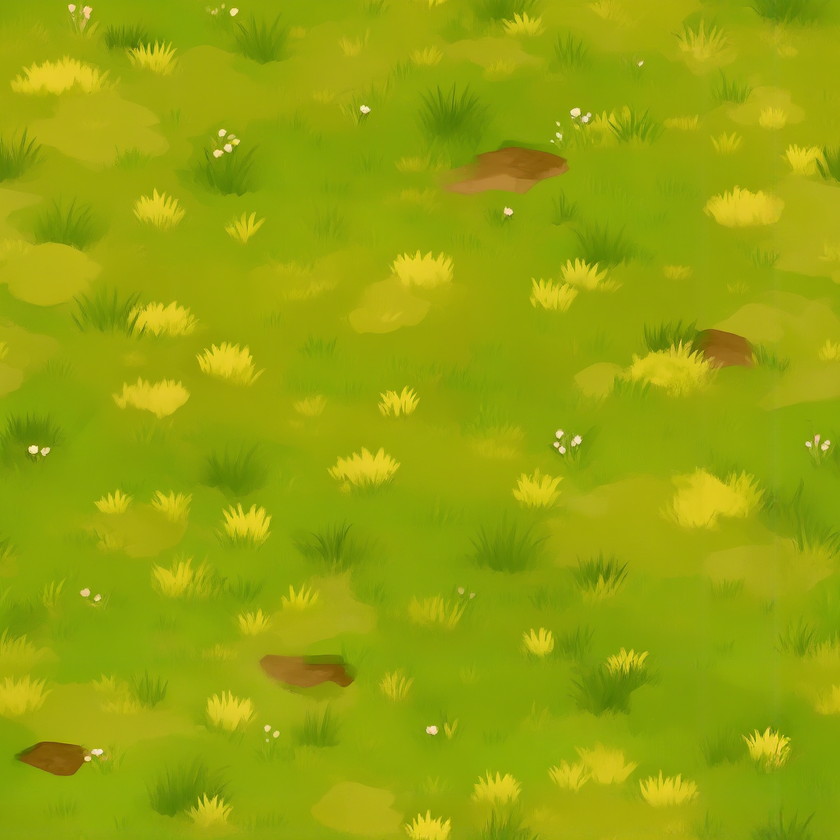
#> input picture content/terrain-studies/source/sage-ground.png, 840 x 840 px, shrunk from 1024 x 1024 before the run, found by its file name
$ python make-dry-meadow.py
#> lines starting #> are read from the running program, lines starting #| are printed output that depends on the picture
"""Derive the dry meadow ground texture from the lush one (#10041): the same painted ground, sun-dried.

The terrain blends its ground layers by weight, so the dry meadow must tile and read at the same scale as
sage-ground; recolouring that texture keeps its brushwork, scale and seamless edges, and only moves its
greens toward straw and dry earth. Deterministic: run again to reproduce the checked-in image.

    python3 scripts/make-dry-meadow.py
"""
import colorsys
import hashlib
import json
from pathlib import Path

from PIL import Image

ROOT = Path(__file__).resolve().parent.parent
FOLDER = ROOT / "content/game/textures/terrain-studies"
SOURCE, TARGET, NAME = FOLDER / "sage-ground.png", FOLDER / "dry-meadow.png", "dry-meadow"

# Greens move toward this hue (straw), keep this share of their saturation, and lift by this much.
STRAW_HUE = 0.115
HUE_PULL = 0.8
SATURATION_KEPT = 0.82
LIGHTEN = 1.14
# Already-brown soil patches keep their own hue.
GREEN_FROM, GREEN_TO = 0.16, 0.45


def dry(r, g, b):
    h, s, v = colorsys.rgb_to_hsv(r / 255, g / 255, b / 255)
    if GREEN_FROM <= h <= GREEN_TO:
        h = h + (STRAW_HUE - h) * HUE_PULL
        s *= SATURATION_KEPT
    v = min(1.0, v * LIGHTEN)
    return tuple(round(c * 255) for c in colorsys.hsv_to_rgb(h, s, v))


def main():
    image = Image.open(SOURCE).convert("RGBA")
    data = image.tobytes()
    pixels = bytearray(len(data))
    for i in range(0, len(data), 4):
        pixels[i:i + 3] = bytes(dry(data[i], data[i + 1], data[i + 2]))
        pixels[i + 3] = data[i + 3]
#> this loop made 705600 passes
#> (i, h in dry, s in dry, v in dry) on passes 2 to 4: (4, 0.131, 0.779, 0.711), (8, 0.132, 0.774, 0.715), (12, 0.131, 0.774, 0.711)
    out = Image.frombytes("RGBA", image.size, bytes(pixels))
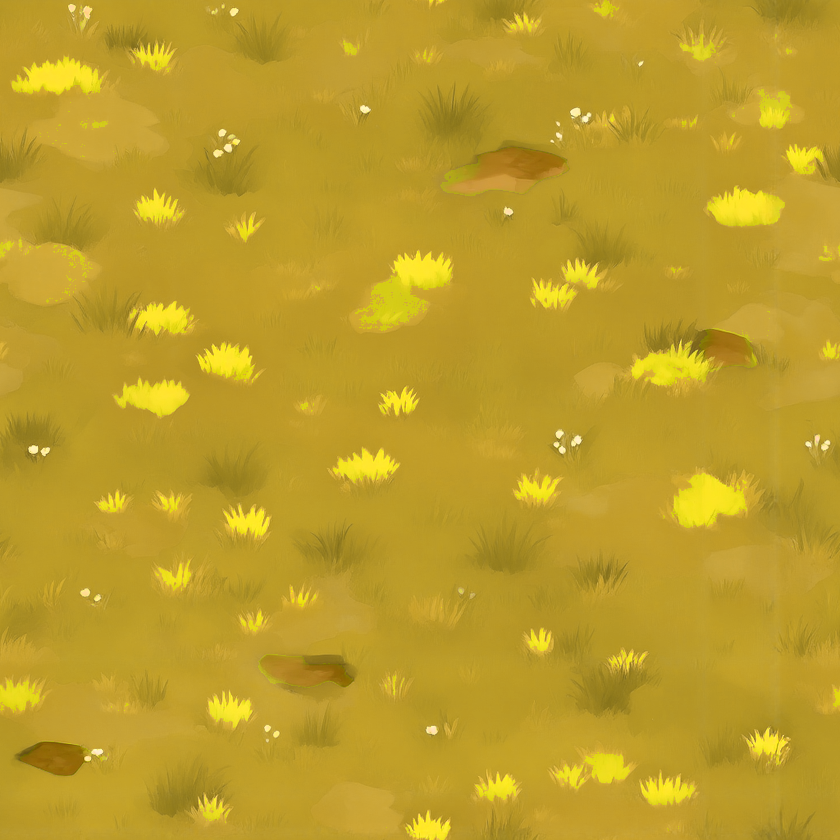
#> out: PIL image 840x840 RGBA; mean R, G, B, A 189.7, 157.5, 41.2, 255
    out.save(TARGET)
    digest = hashlib.sha256(TARGET.read_bytes()).hexdigest()
    manifest_path = FOLDER / "materials.json"
#> (the run stopped early here; a loop or call above may not have finished)
